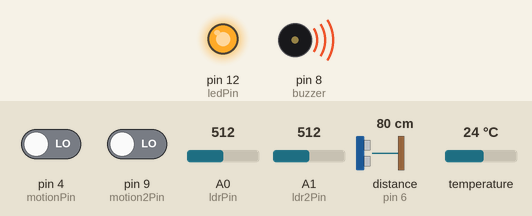
This sketch was run on a simulated Arduino Uno, built with avr-gcc and run on an emulated ATmega328P. Shown: output pins drawn as LEDs (lit = HIGH), buzzer (waves = sounding). Wiring (inferred from the names in the program): ultrasonic range finder: trigger pin 5; echo pin 6. Inputs (shaded band) come from the test bench; at power-on: distance to the obstacle (sensor on pin 6) 80 cm, pin 4 (motionPin) LOW, pin 9 (motion2Pin) LOW, A0 (ldrPin) = 512, A1 (ldr2Pin) = 512, temperature 24 °C. The echo pulse lasts 58.3 µs per cm; pins used as bus, display or sensor lines are not drawn.

Above: at 0.1 s.
At 1.4 s:
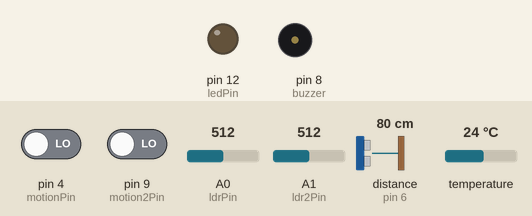
1.5 s: distance to the obstacle (sensor on pin 6) set to 51 cm
5.3 s: distance to the obstacle (sensor on pin 6) set to 45 cm
At 5.43 s:
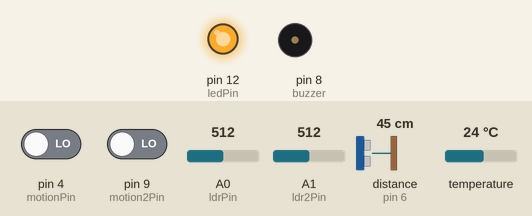
Timing chart, 0 to 12.7 s (numbered marks = the images above; inputs shaded):
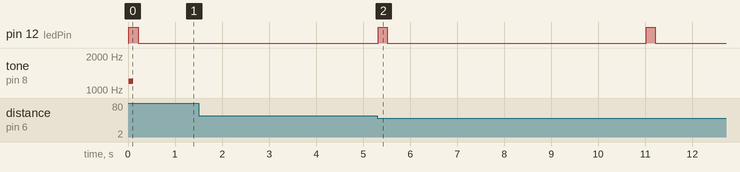

Measured:
- the behaviour switches between 49 and 48 cm on distance to the obstacle (sensor on pin 6) (found by bisection; images 1 and 2)
- after the input at 1.5 s, every drawn part: stays the same
- by itself, pin 12 (ledPin): alternates HIGH for 0.20 s and LOW for 5.5 s

The sketch:

ArduinoNanoToESP8266-MQTT-Sensor1.ino
```cpp
// esp8266_test.ino
//
// Original:
// Plot LM35 data on thingspeak.com using an Arduino and an ESP8266 WiFi
// module.
//
// Author: Mahesh Venkitachalam
// Website: electronut.in

// adapted for my use
// -Venkat Swaminathan. Dec 2016

#include <SoftwareSerial.h>
#include <stdlib.h>
#include <OneWire.h>
#include <DallasTemperature.h>

// Data wire is plugged into pin 10 on the Arduino
#define ONE_WIRE_BUS 10
// Setup a oneWire instance to communicate with any OneWire devices
// (not just Maxim/Dallas temperature ICs)
OneWire oneWire(ONE_WIRE_BUS);

// Pass our oneWire reference to Dallas Temperature.
DallasTemperature sensors(&oneWire);

const int SENSORID = 1;
//const char *tempToken = "temperature";
//const char *lightToken = "light";
//const char *distanceToken = "distance";
//const char *motionToken = "motion";

// Define our pins
int ldrPin = A0;   // analog LDR
int ldr2Pin = A1; // second light sensor
int serialRX = 2;  // Serial port RX (to ESP8266); connect to TX on other side
int serialTX = 3;  // Serial port TX (to ESP8266); connect to RX on other side
int motionPin = 4; // motion sensor data
int trigPin = 5;   // trigger for HC-SR04 Ultrasonic sensor
int echoPin = 6;   // received echo for HC-SR04 Ultrasonic Sensor

int buzzer = 8; // piezo buzzer
int motion2Pin = 9; // second motion sensor
int tempPin = 10;  // data wire of DS18B20 onewire temperature sensor
int ledPin = 12;   // heartbeat LED
int hiBriteLedPin = 13; // high intensity LED. Using default value due to how wiring is done

long timer1, timeInterval1; // timers to track stuff
long timer2, timeInterval2; // timers to track stuff
long lightSamplerTimer, temperatureSamplerTimer, motionSamplerTimer, distanceSamplerTimer;
long lightSampler2Timer, motionSampler2Timer;
long heartbeatTimer;
long distance = 0;
char jsonObj1[256];

float temperature,prevTemperature = 0.0, lightLevel, prevLightLevel = 0.0;
float lightLevel2, prevLightLevel2 = 0.0;
int motionLevel, prevMotionLevel = 0, prevMotionLevel2 = 0;

SoftwareSerial ser(serialRX, serialTX); // RX, TX

void blinkLED(int ledPin, boolean beep = false);

// this runs once
void setup() {
  // initialize the digital pin as an output.
  pinMode(ledPin, OUTPUT);

  // enable debug serial
  Serial.begin(9600);
  // enable software serial
  ser.begin(9600);
  // Start up the library
  sensors.begin();

  timer1 = 10000; // 10 seconds for light?
  timer2 = 30000; // milliseconds between measurements
  lightSamplerTimer = millis();
  lightSampler2Timer = millis();
  temperatureSamplerTimer = millis();
  motionSamplerTimer = millis();
  motionSampler2Timer = millis();
  distanceSamplerTimer = millis();

  blinkLED(ledPin, true);
}

// the loop
void loop() {
  //
  // general principle of event emitter is to emit events
  // on a timer, or if there is a large change in values
  //
  char temp[20] = ""; // use for conversions
  // get temperature from DS18B20
  sensors.requestTemperatures(); // Send the command to get temperatures
  temperature = sensors.getTempCByIndex(0);
  temperature = (temperature * 9 / 5) + 32;
  if ( millis() - temperatureSamplerTimer > timer2 || // timer triggered OR
       abs(temperature - prevTemperature) > 1 ) { // more than a degree change in temperature
    temp[0] = '\0';
    dtostrf(temperature, 7, 2, temp);
    jsonObj1[0] = '\0';
    constructJSONObj("temperature", temp, jsonObj1);
    sendDataOverSerial(jsonObj1);
    temperatureSamplerTimer = millis();
    prevTemperature = temperature;
  }

  // get light level from LDR
  lightLevel = readLightLevel(ldrPin);
  char temp1[20];
  dtostrf(lightLevel, 9, 2, temp1);
  if ( millis() - lightSamplerTimer > timer2  || // timer triggered, OR
       abs( lightLevel - prevLightLevel) > 100) { // sudden change in light intensity
    jsonObj1[0] = '\0';
    constructJSONObj("light", temp1, jsonObj1);
    sendDataOverSerial(jsonObj1);
    lightSamplerTimer = millis();
    prevLightLevel = lightLevel;
  }


  // get light level from LDR2
  lightLevel = readLightLevel(ldr2Pin);
  char temp2[20];
  dtostrf(lightLevel, 9, 2, temp2);
  if ( millis() - lightSampler2Timer > timer2  || // timer triggered, OR
       abs( lightLevel - prevLightLevel2) > 100) { // sudden change in light intensity
    jsonObj1[0] = '\0';
    constructJSONObj("light2", temp2, jsonObj1);
    sendDataOverSerial(jsonObj1);
    lightSampler2Timer = millis();
    prevLightLevel2 = lightLevel;
  }

  // get distance reading from PING sensor
  // The sensor is triggered by a HIGH pulse of 10 or more microseconds.
  // Give a short LOW pulse beforehand to ensure a clean HIGH pulse:
  pinMode(trigPin, OUTPUT);
  digitalWrite(trigPin, LOW);
  delayMicroseconds(2);
  digitalWrite(trigPin, HIGH);
  delayMicroseconds(10);
  digitalWrite(trigPin, LOW);
  // Read the signal from the sensor: a HIGH pulse whose
  // duration is the time (in microseconds) from the sending
  // of the ping to the reception of its echo off of an object.
  pinMode(echoPin, INPUT);
  long duration = pulseIn(echoPin, HIGH);
  // convert the time into a distance
  distance = microsecondsToInches(duration);


  // get proximity reading from PIR
  motionLevel = digitalRead(motionPin);
  if ( millis() - motionSamplerTimer > timer2 || // on timer, OR
       motionLevel != prevMotionLevel ) { // when state changes
    char temp2[3];
    sprintf(temp2, "%d", motionLevel);
    jsonObj1[0] = '\0';
    constructJSONObj("motion", temp2, jsonObj1);
    sendDataOverSerial(jsonObj1);
    motionSamplerTimer = millis();
    prevMotionLevel = motionLevel;
  }

  // get proximity reading from PIR2
  motionLevel = digitalRead(motion2Pin);
  if ( millis() - motionSamplerTimer > timer2 || // on timer, OR
       motionLevel != prevMotionLevel2 ) { // when state changes
    char temp2[3];
    sprintf(temp2, "%d", motionLevel);
    jsonObj1[0] = '\0';
    constructJSONObj("motion2", temp2, jsonObj1);
    sendDataOverSerial(jsonObj1);
    motionSampler2Timer = millis();
    prevMotionLevel2 = motionLevel;
  }

  // check for messages from ESP8266 that may have come in from MQTT
  char message[255]; // 255 chars should be sufficient for everyone ;-)
  boolean haveMessage = false;
  int indx = 0;
  if (ser.available()) {
    haveMessage = true;
    delay(1);
    while ( ser.available() && indx < 255 ) {
      char c = ser.read();
      message[indx] = c;
      indx++;
    }
    message[indx] = '\0'; // null terminate the string
  }

  if ( haveMessage) // if we do have a message then process it
    processAction(message);

  // heartbeat LED
  if ( millis() - heartbeatTimer > 5000 ) {
    blinkLED(ledPin);
    heartbeatTimer = millis();

    char infoMsg[50];
    infoMsg[0] = '\0';
    strcat(infoMsg, "INFO: SensorID ");
    temp[0] = '\0';
    sprintf(temp, "%d", SENSORID);
    strcat(infoMsg, temp);
    strcat(infoMsg, " is UP.");
    strcat(infoMsg, "\0");
    sendDataOverSerial(infoMsg);

  }
}

float readLightLevel(int analogPin) {
  // read the value from LDR.
  // read 10 values for averaging.
  int val = 0;
  val += analogRead(analogPin);

  return val;
}

void blinkLED(int pin, boolean beep) {

  // blink LED on board
  digitalWrite(pin, HIGH);
  if ( beep ) {
    tone( buzzer, 100 * pin, 100);
  }
  delay(200);
  digitalWrite(pin, LOW);
}

long microsecondsToInches(long microseconds)
{
  // According to Parallax's datasheet for the PING))), there are
  // 73.746 microseconds per inch (i.e. sound travels at 1130 feet per
  // second).  This gives the distance travelled by the ping, outbound
  // and return, so we divide by 2 to get the distance of the obstacle.
  // See: http://www.parallax.com/dl/docs/prod/acc/28015-PING-v1.3.pdf
  return microseconds / 74 / 2;
}

void sendDataOverSerial(char *stringBuf) {

  //Serial.println(stringBuf);
  ser.print(stringBuf);
  ser.flush();
  delay(100);
}

void constructJSONObj( const char *measurement, char *value, char *object) {
  char temp[20] = ""; // use for conversions
  object[0] = '\0'; // init string
  strcat(object, "{\"SensorId\":\"");
  sprintf(temp, "%d", SENSORID);
  strcat(object, temp);
  strcat(object, "\",\"Measurement\":\"");
  strcat(object, measurement);
  strcat(object, "\",\"Value\":\"");
  strcat(object, value);
  strcat(object,  "\" }");
  strcat(object, "\0");
}


//
// process actions that are sent to the ESP8266 either from MQTT
// or from the Arduino
//
// action strings are of the form: "ACTION,<sensorID>,<messageID>,<verb>,<object>,<value>" where
//   <sensorID> = which sensor this message is meant for
//   <messageID> = unique message ID possibly used for logging and ack
//   <verb> = "SETVAR" or "SETPIN"
//   <object> = one of "PIN","SENSORID","MQTTSRVR","SSID","PASSWORD"
//   <value> = a string that corresponds to <object>, e.g. pin number or String.
//
void processAction(char *actionString) {

  char temp[20]; // use for conversions
  char tempString[255];
  strcpy(tempString, actionString);
  char *token;
  char *savePtr;
  token = strtok_r(tempString, ",", &savePtr);
  //Serial.print("0<"); Serial.print(token); Serial.print(">");
  if ( token != NULL && strcmp(token, "ACTION") == 0) { // found ACTION keyword
    token = strtok_r(NULL, ",", &savePtr);
    //Serial.print("1<"); Serial.print(token); Serial.print(">");
    int sensorID = atoi(token); // which sensor ID is this message meant for
    if ( sensorID == SENSORID ) { // this is for me
      token = strtok_r(NULL, ",", &savePtr);
      //Serial.print("2<"); Serial.print(token); Serial.print(">");
      char messageID[10];
      strcpy(messageID, token);
      token = strtok_r(NULL, ",", &savePtr); // get verb
      //Serial.print("3<"); Serial.print(token); Serial.print(">");
      if ( token != NULL && strcmp(token, "SETPIN") == 0) { // looks like we want to set a pin value
        token = strtok_r(NULL, ",", &savePtr);
        //Serial.print("4<"); Serial.print(token); Serial.print(">");
        if ( token != NULL) {
          int pinID = atoi(token); // get which pin we want to modify
          token = strtok_r(NULL, ",", &savePtr);
          //Serial.print("5<");Serial.print(token);Serial.print(">");
          if ( token != NULL && strcmp(token, "HIGH") == 0) {
            digitalWrite(pinID, HIGH);
            // String outMessage = "INFO: Executed Action ID: " + messageID + ". ";
            char ackMsg[80];
            strcat(ackMsg, "INFO: Executed Action ID: ");
            strcat(ackMsg, messageID);
            strcat(ackMsg, "\0");
            //Serial.println(outMessage);
            sendDataOverSerial(ackMsg);
          }
          else if ( token != NULL && strcmp(token, "LOW") == 0) {
            digitalWrite(pinID, LOW);
            // String outMessage = "INFO: Executed Action ID: " + messageID + ". ";
            char ackMsg[80] = "";
            strcat(ackMsg, "INFO: Executed Action ID: ");
            strcat(ackMsg, messageID);
            strcat(ackMsg, "\0");
            //Serial.println(outMessage);
            sendDataOverSerial(ackMsg);
          }
        }
      }
    }
  }
}
```
